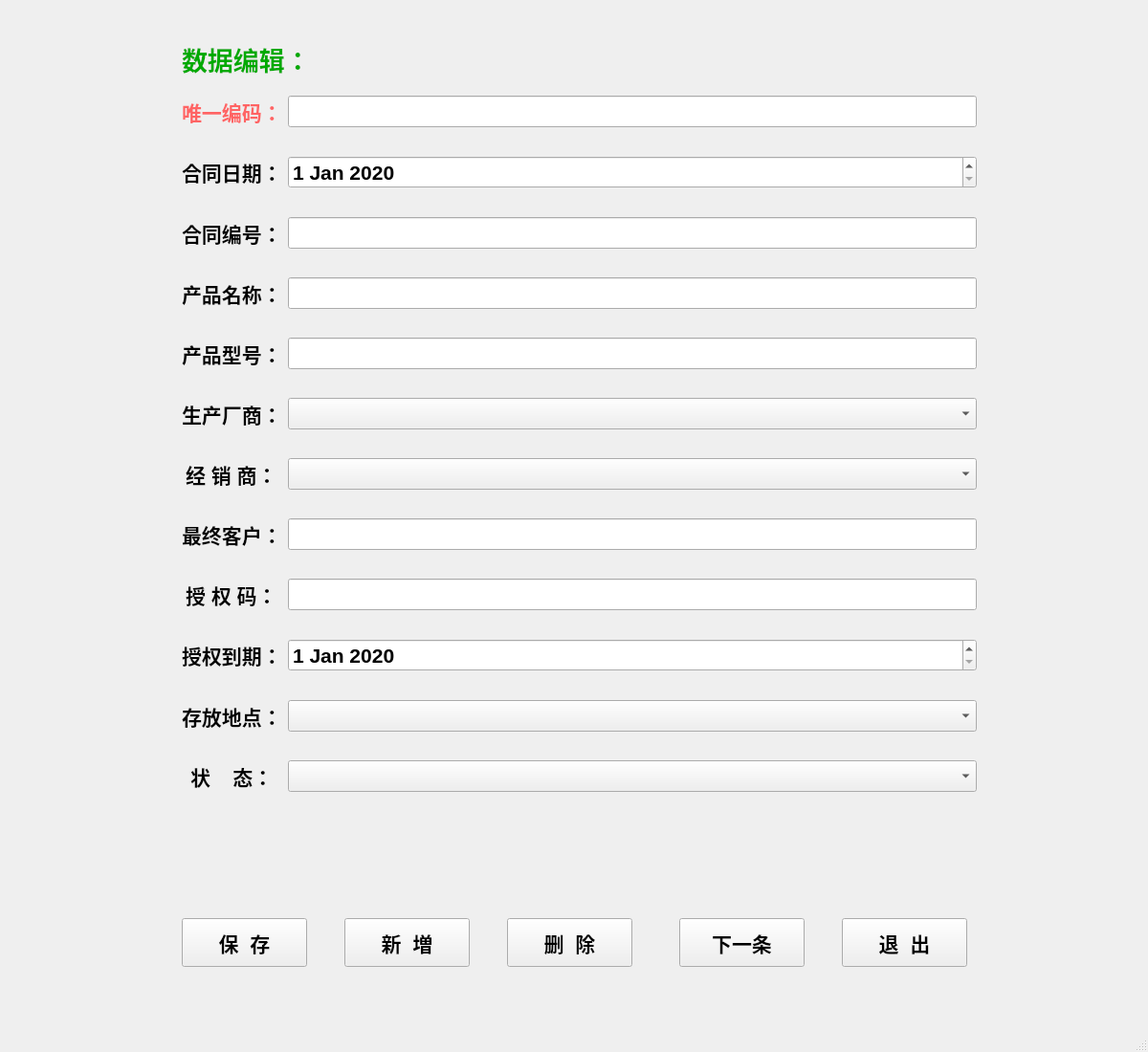
<?xml version="1.0" encoding="UTF-8"?>
<ui version="4.0">
 <class>MainWindow</class>
 <widget class="QMainWindow" name="MainWindow">
  <property name="geometry">
   <rect>
    <x>0</x>
    <y>0</y>
    <width>1200</width>
    <height>1100</height>
   </rect>
  </property>
  <property name="minimumSize">
   <size>
    <width>1200</width>
    <height>1100</height>
   </size>
  </property>
  <property name="windowTitle">
   <string>MainWindow</string>
  </property>
  <property name="iconSize">
   <size>
    <width>40</width>
    <height>40</height>
   </size>
  </property>
  <property name="toolButtonStyle">
   <enum>Qt::ToolButtonTextUnderIcon</enum>
  </property>
  <widget class="QWidget" name="centralwidget">
   <widget class="QPushButton" name="pushButton_1">
    <property name="geometry">
     <rect>
      <x>190</x>
      <y>960</y>
      <width>131</width>
      <height>51</height>
     </rect>
    </property>
    <property name="font">
     <font>
      <pointsize>16</pointsize>
      <weight>75</weight>
      <bold>true</bold>
      <stylestrategy>PreferAntialias</stylestrategy>
     </font>
    </property>
    <property name="text">
     <string>保  存</string>
    </property>
   </widget>
   <widget class="QWidget" name="formLayoutWidget">
    <property name="geometry">
     <rect>
      <x>190</x>
      <y>100</y>
      <width>831</width>
      <height>831</height>
     </rect>
    </property>
    <layout class="QFormLayout" name="formLayout">
     <property name="fieldGrowthPolicy">
      <enum>QFormLayout::AllNonFixedFieldsGrow</enum>
     </property>
     <property name="labelAlignment">
      <set>Qt::AlignCenter</set>
     </property>
     <property name="formAlignment">
      <set>Qt::AlignLeading|Qt::AlignLeft|Qt::AlignTop</set>
     </property>
     <property name="verticalSpacing">
      <number>30</number>
     </property>
     <item row="0" column="0">
      <widget class="QLabel" name="label_2">
       <property name="font">
        <font>
         <pointsize>16</pointsize>
         <weight>75</weight>
         <bold>true</bold>
        </font>
       </property>
       <property name="styleSheet">
        <string notr="true">color: rgb(255, 100,100);</string>
       </property>
       <property name="text">
        <string>唯一编码：</string>
       </property>
      </widget>
     </item>
     <item row="1" column="0">
      <widget class="QLabel" name="label_3">
       <property name="font">
        <font>
         <pointsize>16</pointsize>
         <weight>75</weight>
         <bold>true</bold>
         <stylestrategy>PreferAntialias</stylestrategy>
        </font>
       </property>
       <property name="text">
        <string>合同日期：</string>
       </property>
      </widget>
     </item>
     <item row="2" column="0">
      <widget class="QLabel" name="label_4">
       <property name="font">
        <font>
         <pointsize>16</pointsize>
         <weight>75</weight>
         <bold>true</bold>
         <stylestrategy>PreferAntialias</stylestrategy>
        </font>
       </property>
       <property name="text">
        <string>合同编号：</string>
       </property>
      </widget>
     </item>
     <item row="3" column="0">
      <widget class="QLabel" name="label_5">
       <property name="font">
        <font>
         <pointsize>16</pointsize>
         <weight>75</weight>
         <bold>true</bold>
         <stylestrategy>PreferAntialias</stylestrategy>
        </font>
       </property>
       <property name="text">
        <string>产品名称：</string>
       </property>
      </widget>
     </item>
     <item row="4" column="0">
      <widget class="QLabel" name="label_6">
       <property name="font">
        <font>
         <pointsize>16</pointsize>
         <weight>75</weight>
         <bold>true</bold>
         <stylestrategy>PreferAntialias</stylestrategy>
        </font>
       </property>
       <property name="text">
        <string>产品型号：</string>
       </property>
      </widget>
     </item>
     <item row="6" column="0">
      <widget class="QLabel" name="label_8">
       <property name="font">
        <font>
         <pointsize>16</pointsize>
         <weight>75</weight>
         <bold>true</bold>
         <stylestrategy>PreferAntialias</stylestrategy>
        </font>
       </property>
       <property name="text">
        <string>经 销 商：</string>
       </property>
      </widget>
     </item>
     <item row="5" column="0">
      <widget class="QLabel" name="label_7">
       <property name="font">
        <font>
         <pointsize>16</pointsize>
         <weight>75</weight>
         <bold>true</bold>
         <stylestrategy>PreferAntialias</stylestrategy>
        </font>
       </property>
       <property name="text">
        <string>生产厂商：</string>
       </property>
      </widget>
     </item>
     <item row="7" column="0">
      <widget class="QLabel" name="label_9">
       <property name="font">
        <font>
         <pointsize>16</pointsize>
         <weight>75</weight>
         <bold>true</bold>
         <stylestrategy>PreferAntialias</stylestrategy>
        </font>
       </property>
       <property name="text">
        <string>最终客户：</string>
       </property>
      </widget>
     </item>
     <item row="8" column="0">
      <widget class="QLabel" name="label_10">
       <property name="font">
        <font>
         <pointsize>16</pointsize>
         <weight>75</weight>
         <bold>true</bold>
         <stylestrategy>PreferAntialias</stylestrategy>
        </font>
       </property>
       <property name="text">
        <string>授 权 码：</string>
       </property>
      </widget>
     </item>
     <item row="9" column="0">
      <widget class="QLabel" name="label_11">
       <property name="font">
        <font>
         <pointsize>16</pointsize>
         <weight>75</weight>
         <bold>true</bold>
         <stylestrategy>PreferAntialias</stylestrategy>
        </font>
       </property>
       <property name="text">
        <string>授权到期：</string>
       </property>
      </widget>
     </item>
     <item row="10" column="0">
      <widget class="QLabel" name="label_12">
       <property name="font">
        <font>
         <pointsize>16</pointsize>
         <weight>75</weight>
         <bold>true</bold>
         <stylestrategy>PreferAntialias</stylestrategy>
        </font>
       </property>
       <property name="text">
        <string>存放地点：</string>
       </property>
      </widget>
     </item>
     <item row="11" column="0">
      <widget class="QLabel" name="label_13">
       <property name="font">
        <font>
         <pointsize>16</pointsize>
         <weight>75</weight>
         <bold>true</bold>
         <stylestrategy>PreferAntialias</stylestrategy>
        </font>
       </property>
       <property name="text">
        <string>状    态：</string>
       </property>
      </widget>
     </item>
     <item row="1" column="1">
      <widget class="QDateEdit" name="dateEdit_1">
       <property name="font">
        <font>
         <pointsize>16</pointsize>
         <weight>75</weight>
         <bold>true</bold>
         <stylestrategy>PreferAntialias</stylestrategy>
        </font>
       </property>
       <property name="date">
        <date>
         <year>2020</year>
         <month>1</month>
         <day>1</day>
        </date>
       </property>
      </widget>
     </item>
     <item row="2" column="1">
      <widget class="QLineEdit" name="lineEdit_2">
       <property name="font">
        <font>
         <pointsize>16</pointsize>
         <weight>75</weight>
         <bold>true</bold>
         <stylestrategy>PreferAntialias</stylestrategy>
        </font>
       </property>
       <property name="clearButtonEnabled">
        <bool>true</bool>
       </property>
      </widget>
     </item>
     <item row="3" column="1">
      <widget class="QLineEdit" name="lineEdit_3">
       <property name="font">
        <font>
         <pointsize>16</pointsize>
         <weight>75</weight>
         <bold>true</bold>
         <stylestrategy>PreferAntialias</stylestrategy>
        </font>
       </property>
       <property name="clearButtonEnabled">
        <bool>true</bool>
       </property>
      </widget>
     </item>
     <item row="4" column="1">
      <widget class="QLineEdit" name="lineEdit_4">
       <property name="font">
        <font>
         <pointsize>16</pointsize>
         <weight>75</weight>
         <bold>true</bold>
         <stylestrategy>PreferAntialias</stylestrategy>
        </font>
       </property>
       <property name="dragEnabled">
        <bool>false</bool>
       </property>
       <property name="readOnly">
        <bool>false</bool>
       </property>
       <property name="clearButtonEnabled">
        <bool>true</bool>
       </property>
      </widget>
     </item>
     <item row="5" column="1">
      <widget class="QComboBox" name="comboBox_1">
       <property name="font">
        <font>
         <pointsize>16</pointsize>
         <weight>75</weight>
         <bold>true</bold>
         <stylestrategy>PreferAntialias</stylestrategy>
        </font>
       </property>
      </widget>
     </item>
     <item row="6" column="1">
      <widget class="QComboBox" name="comboBox_2">
       <property name="font">
        <font>
         <pointsize>16</pointsize>
         <weight>75</weight>
         <bold>true</bold>
         <stylestrategy>PreferAntialias</stylestrategy>
        </font>
       </property>
      </widget>
     </item>
     <item row="7" column="1">
      <widget class="QLineEdit" name="lineEdit_5">
       <property name="font">
        <font>
         <pointsize>16</pointsize>
         <weight>75</weight>
         <bold>true</bold>
         <stylestrategy>PreferAntialias</stylestrategy>
        </font>
       </property>
       <property name="clearButtonEnabled">
        <bool>true</bool>
       </property>
      </widget>
     </item>
     <item row="8" column="1">
      <widget class="QLineEdit" name="lineEdit_6">
       <property name="font">
        <font>
         <pointsize>16</pointsize>
         <weight>75</weight>
         <bold>true</bold>
         <stylestrategy>PreferAntialias</stylestrategy>
        </font>
       </property>
       <property name="clearButtonEnabled">
        <bool>true</bool>
       </property>
      </widget>
     </item>
     <item row="9" column="1">
      <widget class="QDateEdit" name="dateEdit_2">
       <property name="font">
        <font>
         <pointsize>16</pointsize>
         <weight>75</weight>
         <bold>true</bold>
         <stylestrategy>PreferAntialias</stylestrategy>
        </font>
       </property>
       <property name="date">
        <date>
         <year>2020</year>
         <month>1</month>
         <day>1</day>
        </date>
       </property>
      </widget>
     </item>
     <item row="10" column="1">
      <widget class="QComboBox" name="comboBox_3">
       <property name="font">
        <font>
         <pointsize>16</pointsize>
         <weight>75</weight>
         <bold>true</bold>
         <stylestrategy>PreferAntialias</stylestrategy>
        </font>
       </property>
      </widget>
     </item>
     <item row="11" column="1">
      <widget class="QComboBox" name="comboBox_4">
       <property name="font">
        <font>
         <pointsize>16</pointsize>
         <weight>75</weight>
         <bold>true</bold>
         <stylestrategy>PreferAntialias</stylestrategy>
        </font>
       </property>
      </widget>
     </item>
     <item row="0" column="1">
      <widget class="QLineEdit" name="lineEdit_1">
       <property name="enabled">
        <bool>true</bool>
       </property>
       <property name="font">
        <font>
         <pointsize>16</pointsize>
         <weight>75</weight>
         <bold>true</bold>
        </font>
       </property>
       <property name="cursor">
        <cursorShape>ArrowCursor</cursorShape>
       </property>
       <property name="focusPolicy">
        <enum>Qt::ClickFocus</enum>
       </property>
       <property name="styleSheet">
        <string notr="true">color: rgb(155, 10, 10);</string>
       </property>
       <property name="inputMethodHints">
        <set>Qt::ImhNone</set>
       </property>
       <property name="readOnly">
        <bool>true</bool>
       </property>
      </widget>
     </item>
    </layout>
   </widget>
   <widget class="QPushButton" name="pushButton_5">
    <property name="geometry">
     <rect>
      <x>880</x>
      <y>960</y>
      <width>131</width>
      <height>51</height>
     </rect>
    </property>
    <property name="font">
     <font>
      <pointsize>16</pointsize>
      <weight>75</weight>
      <bold>true</bold>
      <stylestrategy>PreferAntialias</stylestrategy>
     </font>
    </property>
    <property name="text">
     <string>退  出</string>
    </property>
   </widget>
   <widget class="QPushButton" name="pushButton_3">
    <property name="geometry">
     <rect>
      <x>530</x>
      <y>960</y>
      <width>131</width>
      <height>51</height>
     </rect>
    </property>
    <property name="font">
     <font>
      <pointsize>16</pointsize>
      <weight>75</weight>
      <bold>true</bold>
      <stylestrategy>PreferAntialias</stylestrategy>
     </font>
    </property>
    <property name="text">
     <string>删  除</string>
    </property>
   </widget>
   <widget class="QLabel" name="label_1">
    <property name="geometry">
     <rect>
      <x>190</x>
      <y>41</y>
      <width>241</width>
      <height>41</height>
     </rect>
    </property>
    <property name="font">
     <font>
      <pointsize>20</pointsize>
      <weight>75</weight>
      <bold>true</bold>
     </font>
    </property>
    <property name="styleSheet">
     <string notr="true">color: rgb(0, 170, 0);</string>
    </property>
    <property name="text">
     <string>数据编辑：</string>
    </property>
   </widget>
   <widget class="QPushButton" name="pushButton_4">
    <property name="geometry">
     <rect>
      <x>710</x>
      <y>960</y>
      <width>131</width>
      <height>51</height>
     </rect>
    </property>
    <property name="font">
     <font>
      <pointsize>16</pointsize>
      <weight>75</weight>
      <bold>true</bold>
      <stylestrategy>PreferAntialias</stylestrategy>
     </font>
    </property>
    <property name="text">
     <string>下一条</string>
    </property>
   </widget>
   <widget class="QPushButton" name="pushButton_2">
    <property name="geometry">
     <rect>
      <x>360</x>
      <y>960</y>
      <width>131</width>
      <height>51</height>
     </rect>
    </property>
    <property name="font">
     <font>
      <pointsize>16</pointsize>
      <weight>75</weight>
      <bold>true</bold>
      <stylestrategy>PreferAntialias</stylestrategy>
     </font>
    </property>
    <property name="text">
     <string>新  増</string>
    </property>
   </widget>
  </widget>
  <widget class="QStatusBar" name="statusbar">
   <property name="font">
    <font>
     <pointsize>12</pointsize>
    </font>
   </property>
  </widget>
 </widget>
 <resources/>
 <connections/>
</ui>
